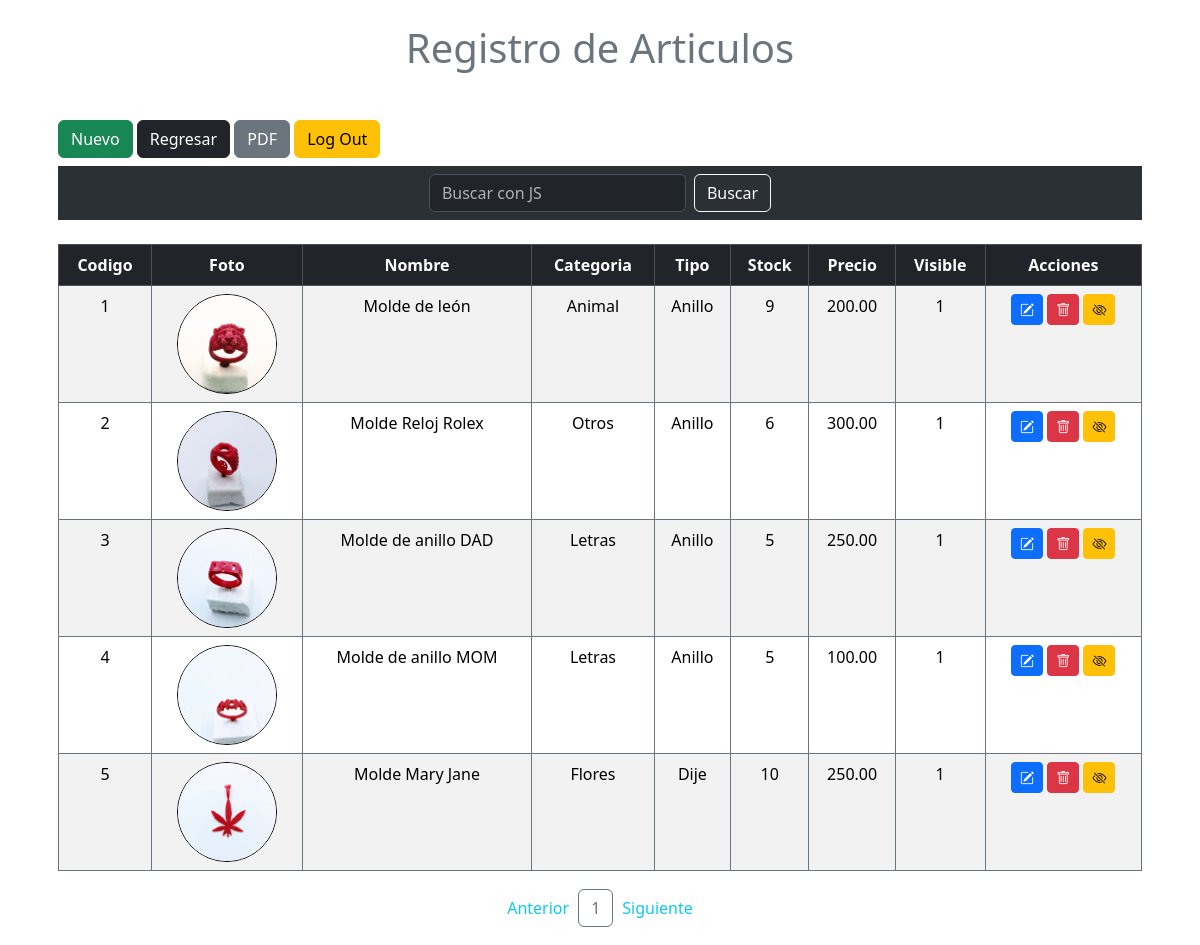
The page /art/articulo.php on the database its author committed.
### tables this page shows
CREATE TABLE `articulo` (
  `codigo` int(11) NOT NULL,
  `foto` text NOT NULL,
  `nombre` varchar(50) NOT NULL,
  `categoria` varchar(20) NOT NULL,
  `tipo` varchar(20) NOT NULL,
  `stock` int(11) NOT NULL,
  `precio` decimal(10,2) NOT NULL,
  `visible` tinyint(1) NOT NULL DEFAULT 1
);

### art/articulo.php (the view, shortened to what this page needs)
<!DOCTYPE html>
<html lang="es">
<head>
  <link rel="stylesheet" href="https://cdn.jsdelivr.net/npm/bootstrap-icons@1.11.3/font/bootstrap-icons.min.css">
  <link href="https://cdn.jsdelivr.net/npm/bootstrap@5.3.3/dist/css/bootstrap.min.css" rel="stylesheet">
</head>
<body>
  <?php
    include "conexion.php";
    $id = isset($_POST['codigo']) ? $_POST['codigo'] : '';
    $sql = "SELECT * FROM articulo WHERE codigo LIKE '%$id%'";
    $res = mysqli_query($cnx, $sql) or die(mysqli_error($cnx));
  ?>
  <div class="container">
    <h1 class="text-center text-secondary font-weight-bold p-4">Registro de Articulos</h1>
    <div class="p-3 table-responsive">
		  <button type="button" class="btn btn-success mb-2" data-bs-toggle="modal" data-bs-target="#exampleModal">Nuevo</button>
      <a href="../admin_panel.php" class="btn btn-dark mb-2">Regresar</a>
      <a href="reporte.php" class="btn btn-secondary mb-2">PDF</a>
      <a href="logout.php" class="btn btn-warning mb-2">Log Out</a>
      <nav class="navbar bg-body-tertiary" data-bs-theme="dark">
        <div class="container-fluid justify-content-center">
          <form class="d-flex" role="search" method="POST">
            <input name="buscador" placeholder="Buscar con JS" id="codigo" class="form-control me-2 light-table-filter" type="search" aria-label="Search" data-table="table_id">
            <button name="buscador" class="btn btn-outline-light" type="submit">Buscar</button>
          </form>
        </div>
      </nav><br>
		  <table class="table table-hover table-striped table-bordered border-secondary table_id" id="tblDatos">
  		  <thead class="table-dark text-white">
    		  <tr>
      		  <th scope="col" class="text-center">Codigo</th>
      		  <th scope="col" class="text-center">Foto</th>
      		  <th scope="col" class="text-center">Nombre</th>
            <th scope="col" class="text-center">Categoria</th>
            <th scope="col" class="text-center">Tipo</th>
            <th scope="col" class="text-center">Stock</th>
            <th scope="col" class="text-center">Precio</th>
            <th scope="col" class="text-center">Visible</th>
  				  <th scope="col" class="text-center" colspan="2">Acciones</th>
          </tr>
  		  </thead>
  		  <tbody>
          <?php while($col=mysqli_fetch_row($res)) { ?>
          <tr>
      		  <td class="text-center"><?php echo $col[0] ?></td>
            <td class="text-center"><img src='<?php echo $col[1] ?>'></td>
            <td class="text-center"><?php echo $col[2] ?></td>
            <td class="text-center"><?php echo $col[3] ?></td>
            <td class="text-center"><?php echo $col[4] ?></td>
            <td class="text-center"><?php echo $col[5] ?></td>
            <td class="text-center"><?php echo $col[6] ?></td>
            <td class="text-center"><?php echo $col[7] ?></td>
            <td class="text-center">
      		    <a data-bs-toggle="modal"
                data-bs-target="#exampleModalEditar?codigo=<?php echo $col[0] ?>"
                class="btn btn-primary btn-sm"
                title="Editar producto">
                <i class="bi bi-pencil-square"></i>
              </a>
      		    <a href="eliminar.php?codigo=<?php echo $col[0] ?>"
                class="btn btn-danger btn-sm"
                onclick="return eliminar()"
                title="Eliminar producto">
                <i class="bi bi-trash"></i>
              </a>
              <?php if ((int)$col[7] === 1) { ?>
                <a href="ocultar.php?codigo=<?php echo $col[0]; ?>"
                  class="btn btn-warning btn-sm"
                  title="Ocultar producto"
                  onclick="return confirm('¿Deseas ocultar este producto?');">
                  <i class="bi bi-eye-slash"></i>
                </a>
              <?php } ?>
            </td>
    		  </tr>
          <?php } ?>
        </tbody>
      </table>
      <div id="paginador" class="pagination justify-content-center"></div>
    </div>
  </div>
</body>
</html>

### art/articulo.php (style rules this page uses)
body { background: ; }
img { width: 100px; height: 100px; object-fit: cover; border-radius: 50%; --border-size: 1px; border: var(--border-size) solid black; }

### rows shown on the page
articulo: codigo "1", foto (picture), nombre "Molde de león", categoria "Animal", tipo "Anillo", stock "9", precio "200.00", visible "1"
articulo: codigo "2", foto (picture), nombre "Molde Reloj Rolex", categoria "Otros", tipo "Anillo", stock "6", precio "300.00", visible "1"
articulo: codigo "3", foto (picture), nombre "Molde de anillo DAD", categoria "Letras", tipo "Anillo", stock "5", precio "250.00", visible "1"
articulo: codigo "4", foto (picture), nombre "Molde de anillo MOM", categoria "Letras", tipo "Anillo", stock "5", precio "100.00", visible "1"
articulo: codigo "5", foto (picture), nombre "Molde Mary Jane", categoria "Flores", tipo "Dije", stock "10", precio "250.00", visible "1"
